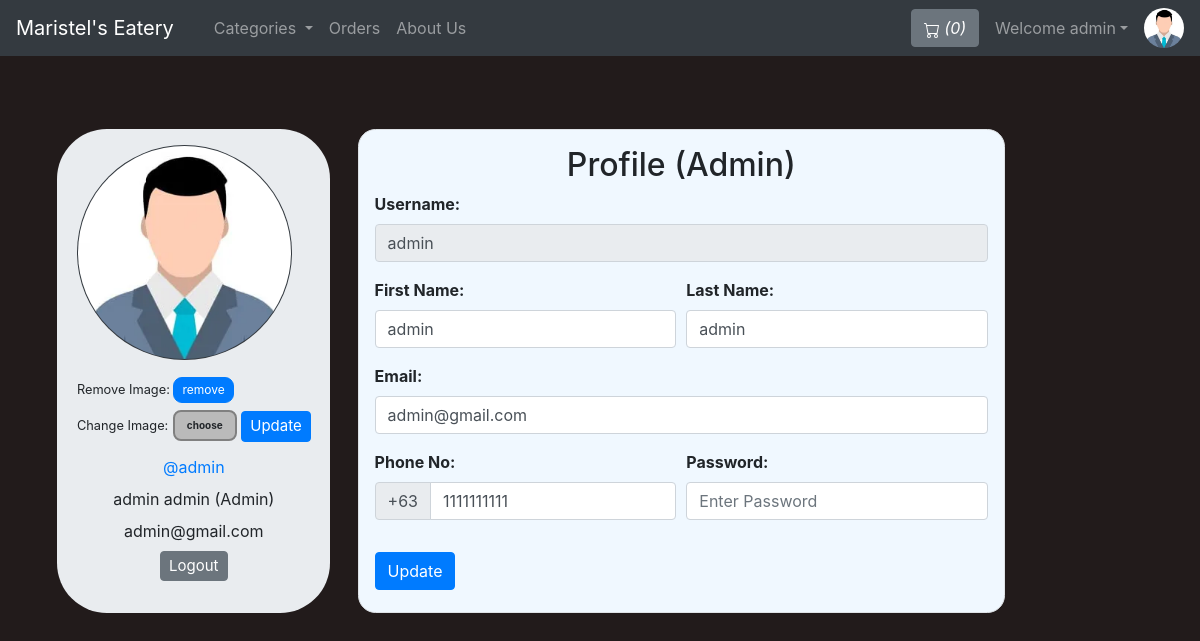
Screenshot of /viewProfile.php (signed in) with the database file from the repository.
### tables this page shows
CREATE TABLE `sitedetail` (
  `tempId` int(11) NOT NULL,
  `systemName` varchar(21) NOT NULL,
  `email` varchar(35) NOT NULL,
  `contact1` bigint(21) NOT NULL,
  `contact2` bigint(21) DEFAULT NULL COMMENT 'Optional',
  `address` text NOT NULL,
  `dateTime` datetime NOT NULL DEFAULT current_timestamp()
);

CREATE TABLE `users` (
  `id` int(21) NOT NULL,
  `username` varchar(21) NOT NULL,
  `firstName` varchar(21) NOT NULL,
  `lastName` varchar(21) NOT NULL,
  `email` varchar(35) NOT NULL,
  `phone` bigint(19) NOT NULL,
  `userType` enum('0','1') NOT NULL DEFAULT '0' COMMENT '0=user\r\n1=admin',
  `password` varchar(255) NOT NULL,
  `joinDate` datetime NOT NULL DEFAULT current_timestamp()
);

### viewProfile.php (the view, shortened to what this page needs)
<!DOCTYPE HTML>
<html lang="en">
<head>
    <link rel="stylesheet" href="https://stackpath.bootstrapcdn.com/bootstrap/4.2.1/css/bootstrap.min.css">
    <link rel="stylesheet" href="https://stackpath.bootstrapcdn.com/bootstrap/4.3.1/css/bootstrap.min.css">
    <link rel="stylesheet" href="https://use.fontawesome.com/releases/v5.7.2/css/all.css">
</head>
<body>
    <?php include 'partials/_dbconnect.php';?>
    <?php require 'partials/_nav.php' ?>
    <?php
        if($loggedin) {
    ?>
    <div class="container">
        <?php
            $sql = "SELECT * FROM users WHERE id='$userId'";
            $result = mysqli_query($conn, $sql);
            $row=mysqli_fetch_assoc($result);
            $username = $row['username'];
            $firstName = $row['firstName'];
            $lastName = $row['lastName'];
            $email = $row['email'];
            $phone = $row['phone'];
            $userType = $row['userType'];
            if($userType == 0) {
                $userType = "User";
            }
            else {
                $userType = "Admin";
            }
        ?>
        <div class="row">
            <div class="jumbotron p-3 mb-3" style="display: flex;justify-content: center;width: 28%;border-radius: 50px;margin: 0 auto;">
                <div class="user-info">
                    <img class="rounded-circle mb-3 bg-dark" src="img/person-<?php echo $userId; ?>.jpg" onError="this.src = 'img/profilePic.jpg'" style="width:215px;height:215px;padding:1px;">
                    <form action="partials/_manageProfile.php" method="POST">
                        <small>Remove Image: </small><button type="submit" class="btn btn-primary" name="removeProfilePic" style="font-size: 12px;padding: 3px 8px;border-radius: 9px;">remove</button>
                    </form>
                    <form action="partials/_manageProfile.php" method="POST" enctype="multipart/form-data" style="margin-top: 7px;">
                        <div class="upload-btn-wrapper">
                            <small>Change Image:</small>
                            <button class="btn upload">choose</button>
                        </div>
                        <button type="submit" name="updateProfilePic" class="btn btn-primary" style="margin-top: -20px;font-size: 15px;padding: 3px 8px;">Update</button>
                    </form>
                    <ul class="meta list list-unstyled" style="text-align:center;">
                        <li class="username my-2"><a href="viewProfile.php">@<?php echo $username ?></a></li>
                        <li class="name"><?php echo $firstName." ".$lastName; ?>
                            <label class="label label-info">(<?php echo $userType ?>)</label>
                        </li>
                        <li class="email"><?php echo $email ?></li>
                        <li class="my-2"><a href="partials/_logout.php"><button class="btn btn-secondary" style="font-size: 15px;padding: 3px 8px;">Logout</button></a></li>
                    </ul>
                </div>
            </div>
            <div class="content-panel mb-3" style="display: flex;justify-content: center;">
                <div class="border p-3" style="border: 2px solid rgba(0, 0, 0, 0.1);border-radius: 1.1rem;background-color: aliceblue;">
                    <h2 class="title text-center">Profile<span class="pro-label label label-warning"> (<?php echo $userType ?>)</span></h2>
                    <form action="partials/_manageProfile.php" method="post">
                        <div class="form-group">
                            <b><label for="username">Username:</label></b>
                            <input class="form-control" id="username" name="username" type="text" disabled value="<?php echo $username ?>">
                        </div>
                        <div class="form-row">
                        <div class="form-group col-md-6">
                            <b><label for="firstName">First Name:</label></b>
                            <input type="text" class="form-control" id="firstName" name="firstName" placeholder="First Name" required value="<?php echo $firstName ?>">
                        </div>
                        <div class="form-group col-md-6">
                            <b><label for="lastName">Last Name:</label></b>
                            <input type="text" class="form-control" id="lastName" name="lastName" placeholder="Last name" required value="<?php echo $lastName ?>">
                        </div>
                        </div>
                        <div class="form-group">
                            <b><label for="email">Email:</label></b>
                            <input type="email" class="form-control" id="email" name="email" placeholder="Enter Your Email" required value="<?php echo $email ?>">
                        </div>
                        <div class="form-row">
                            <div class="form-group  col-md-6">
                                <b><label for="phone">Phone No:</label></b>
                                <div class="input-group mb-3">
                                    <div class="input-group-prepend">
                                        <span class="input-group-text" id="basic-addon">+63</span>
                                    </div>
                                    <input type="tel" class="form-control" id="phone" name="phone" placeholder="Enter Your Phone Number" required pattern="[0-9]{10}" maxlength="10" value="<?php echo $phone ?>">
                                </div>
                            </div>
                            <div class="form-group  col-md-6">
                                <b><label for="password">Password:</label></b>
                                <input class="form-control" id="password" name="password" placeholder="Enter Password" type="password" required minlength="4" maxlength="21" data-toggle="password">
                            </div>
                        </div>
                        <button type="submit" name="updateProfileDetail" class="btn btn-primary">Update</button>
                    </form>
                </div>
            </div>
        </div>
    </div>
    <?php
        }
    ?>
</body>
</html>

### partials/_nav.php (shortened to what this page needs)
<?php
$userId = '';
$loggedin = '';
$username = '';
if(isset($_SESSION['loggedin']) && $_SESSION['loggedin']==true){
  $loggedin= true;
  $userId = $_SESSION['userId'];
  $username = $_SESSION['username'];
}
else{
  $loggedin = false;
  $userId = 0;
}
  $sql = "SELECT * FROM `sitedetail`";
  $result = mysqli_query($conn, $sql);
  $row = mysqli_fetch_assoc($result);
  $systemName = $row['systemName'];
  echo '<nav class="navbar navbar-expand-lg navbar-dark bg-dark">
        <a class="navbar-brand" href="index.php">'.$systemName.'</a>
        <button class="navbar-toggler" type="button" data-toggle="collapse" data-target="#navbarSupportedContent" aria-controls="navbarSupportedContent" aria-expanded="false" aria-label="Toggle navigation">
          <span class="navbar-toggler-icon"></span>
        </button>
        <div class="collapse navbar-collapse" id="navbarSupportedContent">
          <ul class="navbar-nav mr-auto">
            <li class="nav-item active">
              <a class="nav-link" href="index.php"> <span class="sr-only">(current)</span></a>
            </li>
            <li class="nav-item dropdown">
              <a class="nav-link dropdown-toggle" href="#" id="navbarDropdown" role="button" data-toggle="dropdown" aria-haspopup="true" aria-expanded="false">
                Categories
              </a>
              <div class="dropdown-menu" aria-labelledby="navbarDropdown">';
              echo '</div>
            </li>
            <li class="nav-item">
              <a class="nav-link" href="viewOrder.php">Orders</a>
            </li>
            <li class="nav-item">
              <a class="nav-link" href="about.php">About Us</a>
            </li>
            </ul>
            ';
          $countsql = "SELECT SUM(`itemQuantity`) FROM `viewcart` WHERE `userId`=$userId AND status_id = 1";
          $countresult = mysqli_query($conn, $countsql);
          $countrow = mysqli_fetch_assoc($countresult);
          $count = $countrow['SUM(`itemQuantity`)'];
          if(!$count) {
            $count = 0;
          }
          echo '<a href="viewCart.php"><button type="button" class="btn btn-secondary mx-2" title="MyCart">
            <svg xmlns="img/cart.svg" width="16" height="16" fill="currentColor" class="bi bi-cart" viewBox="0 0 16 16">
              <path d="M0 1.5A.5.5 0 0 1 .5 1H2a.5.5 0 0 1 .485.379L2.89 3H14.5a.5.5 0 0 1 .491.592l-1.5 8A.5.5 0 0 1 13 12H4a.5.5 0 0 1-.491-.408L2.01 3.607 1.61 2H.5a.5.5 0 0 1-.5-.5zM3.102 4l1.313 7h8.17l1.313-7H3.102zM5 12a2 2 0 1 0 0 4 2 2 0 0 0 0-4zm7 0a2 2 0 1 0 0 4 2 2 0 0 0 0-4zm-7 1a1 1 0 1 1 0 2 1 1 0 0 1 0-2zm7 0a1 1 0 1 1 0 2 1 1 0 0 1 0-2z"/>
            </svg>
            <i class="bi bi-cart">(' .$count. ')</i>
          </button></a>';
          if($loggedin){
            echo '<ul class="navbar-nav mr-2">
              <li class="nav-item dropdown">
                <a class="nav-link dropdown-toggle" href="#" id="navbarDropdown" role="button" data-toggle="dropdown"> Welcome ' .$username. '</a>
                <div class="dropdown-menu" aria-labelledby="navbarDropdown">
                  <a class="dropdown-item" href="partials/_logout.php">Logout</a>
                </div>
              </li>
            </ul>
            <div class="text-center image-size-small position-relative">
              <a href="viewProfile.php"><img src="img/person-' .$userId. '.jpg" class="rounded-circle" onError="this.src = \'img/profilePic.jpg\'" style="width:40px; height:40px"></a>
            </div>';
          }
          else {
            echo '
            <button type="button" class="btn btn-success mx-2"  data-toggle="modal" data-target="#loginModal">Login</button>
            <button type="button" class="btn btn-success mx-2"  data-toggle="modal" data-target="#signupModal">SignUp</button>';
          }
    echo '</div>
      </nav>';
?>

### viewProfile.php (style rules this page uses)
body { background-color: #221b1b; }
.row { margin-right: 150px; margin-top: 73px; }
.upload-btn-wrapper { position: relative; overflow: hidden; display: inline-block; }
button.btn.upload { border: 2px solid gray; background-color: #bababa; border-radius: 8px; font-size: 10px; font-weight: bold; }

### rows the page displays
sitedetail: systemName "Maristel's Eatery"
users: username "admin", firstName "admin", lastName "admin", userType "Admin", email "admin@gmail.com", phone "1111111111"

### other values shown
$count "0"
$username "admin"
